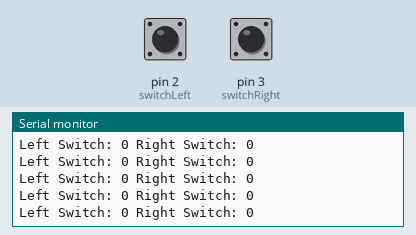
The sketch below on a simulated Arduino Mega 2560, built with avr-gcc and run on an emulated ATmega2560. Parts: the last lines printed to the serial monitor. The test bench sets the inputs (shaded band); at power-on: pin 2 (switchLeft) LOW, pin 3 (switchRight) LOW.

Above: at 1.2 s.
1.3 s: pin 2 (switchLeft) pulled HIGH for 0.15 s
At 1.32 s:
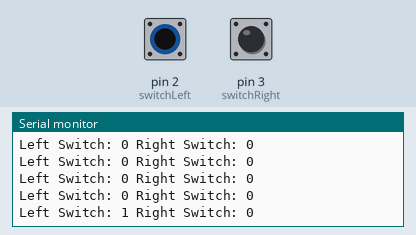
2.9 s: pin 3 (switchRight) pulled HIGH for 0.15 s
At 2.94 s:
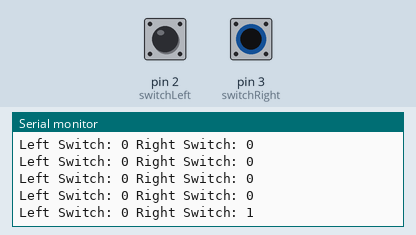

Measured:
- after the input at 1.3 s, the serial monitor: prints a new line at once (image 1)
- after the input at 2.9 s, the serial monitor: prints a new line at once (image 2)

The sketch:

SteeringLimitSwitches.ino
```cpp
#define switchLeft 2
#define switchRight 3

void setup()
{
	Serial.begin(9600);
	Serial.println("Limit Switch");
	pinMode(switchLeft, INPUT);
	pinMode(switchRight, INPUT);
}

void loop()
{
	Serial.print("Left Switch: ");
	Serial.print(digitalRead(switchLeft));
	Serial.print(" Right Switch: ");
	Serial.println(digitalRead(switchRight));
	delay(50);
}
```
